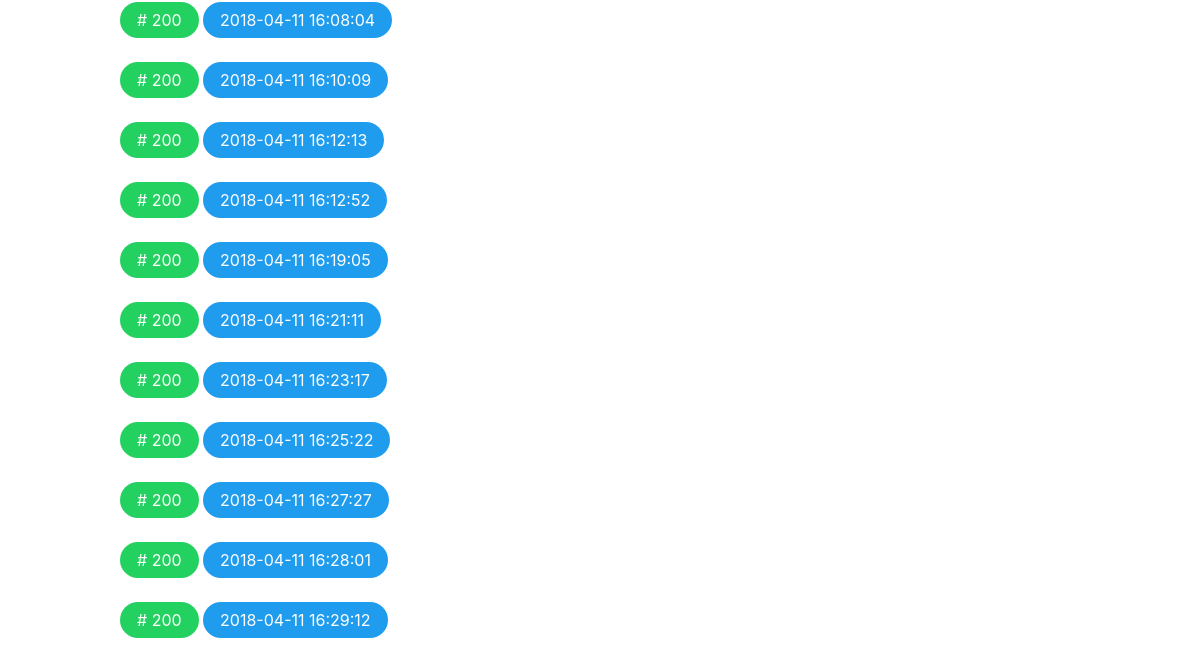
The app's page /site/5 (lower part), older data.
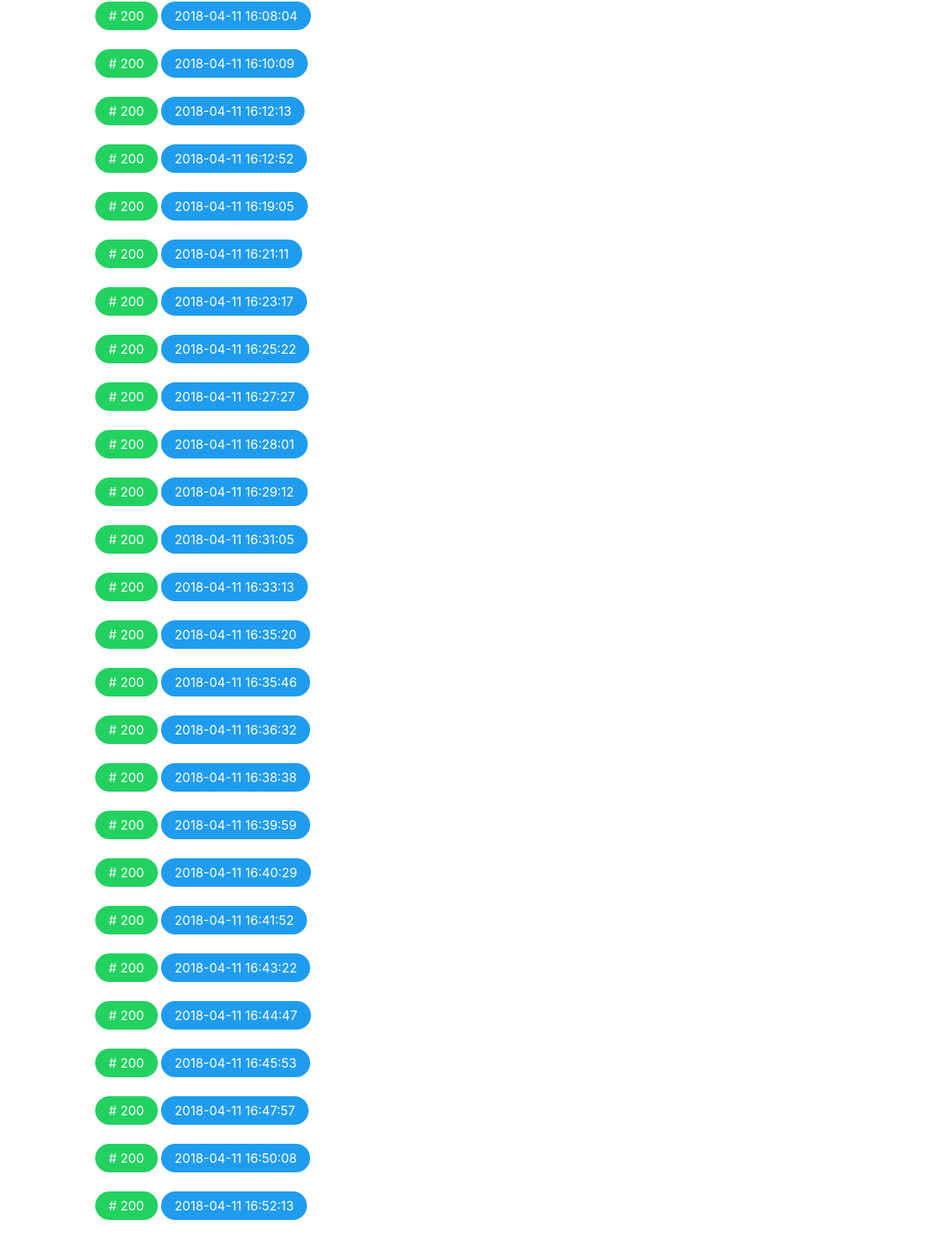
The same page, newer data.
### tables this page shows
CREATE TABLE "requests"
(
    id INTEGER PRIMARY KEY AUTOINCREMENT,
    number INTEGER DEFAULT 0,
    siteId INTEGER NOT NULL,
    date DATETIME DEFAULT current_timestamp,
    CONSTRAINT requests_site_id_fk FOREIGN KEY (siteId) REFERENCES site (id) ON DELETE CASCADE
);

### app.py (the view)
@app.route('/site/<int:id_site>')
def one_site(id_site):
    all_request = sql_obj.get_request_where_id(id_site)
    return render_template('admin/one_site.html', all_request=all_request)

### SQLRequest.py (called while the page is built)
    def exe_sql(self, query, commit=False):
        req = sqlite3.connect(self.app.config['BDD']).execute(query)
        if commit:
            req.execute("COMMIT ")
        return req

    def get_request_where_id(self, id_site):
        query = "SELECT s.url, r.number, r.date FROM site s" \
                " JOIN requests r ON s.id = r.siteId" \
                " WHERE r.siteId = {}".format(id_site)
        sites = self.exe_sql(query)
        return sites.fetchall()

### templates/admin/one_site.html (shortened to what this page needs)
{% extends 'layout.html' %}
{% block body %}
    <ul class="is-danger">
        {% for req in all_request %}
            <li>
                <p class="button is-rounded is-{% if req[1] == 200 %}success{% else %}danger{% endif %}">
                    # {{ req[1] }}
                </p>
                <p class="button is-rounded is-info">
                    {{ req[2] }}
                </p>
            </li><br>
        {% endfor %}
    </ul>
{% endblock %}

### templates/layout.html (shortened to what this page needs)
<!DOCTYPE html>
<html lang="en">
<head>
    <link rel="stylesheet" href="{{ url_for('static', filename = 'bulma.min.css') }}">
    <link rel="stylesheet" href="{{ url_for('static', filename = 'custom.css') }}">
</head>
<body>
<div class="container" id="corps">
    {% block body %}{% endblock %}
</div>
</body>
</html>

### static/custom.css (style rules this page uses)
div#corps { padding-top: 50px; }

Row changes from the older to the newer data that the page shows:
added requests: number "200", date "2018-04-11 16:31:05"
added requests: number "200", date "2018-04-11 16:33:13"
added requests: number "200", date "2018-04-11 16:35:20"
added requests: number "200", date "2018-04-11 16:35:46"
added requests: number "200", date "2018-04-11 16:36:32"
added requests: number "200", date "2018-04-11 16:38:38"
added requests: number "200", date "2018-04-11 16:39:59"
added requests: number "200", date "2018-04-11 16:40:29"
added requests: number "200", date "2018-04-11 16:41:52"
added requests: number "200", date "2018-04-11 16:43:22"
added requests: number "200", date "2018-04-11 16:44:47"
added requests: number "200", date "2018-04-11 16:45:53"
added requests: number "200", date "2018-04-11 16:47:57"
added requests: number "200", date "2018-04-11 16:50:08"
added requests: number "200", date "2018-04-11 16:52:13"
